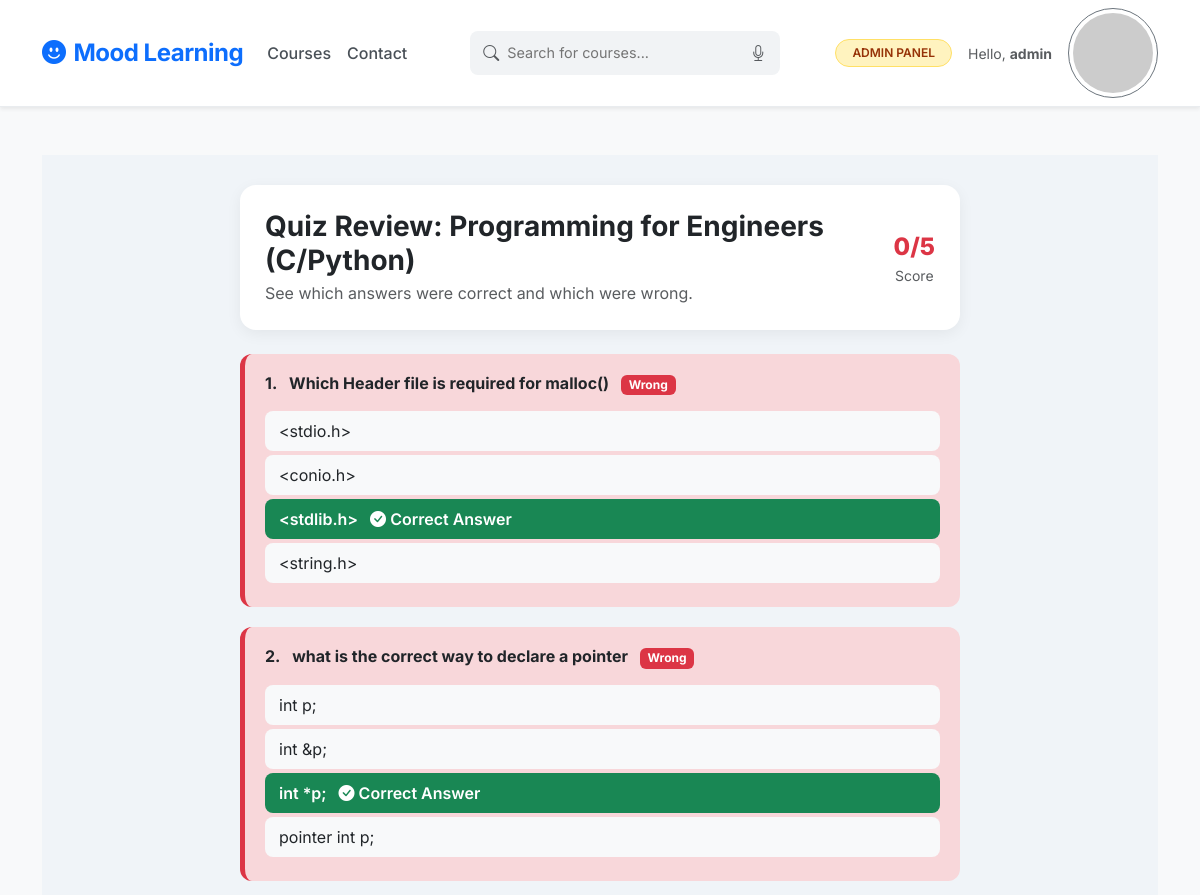
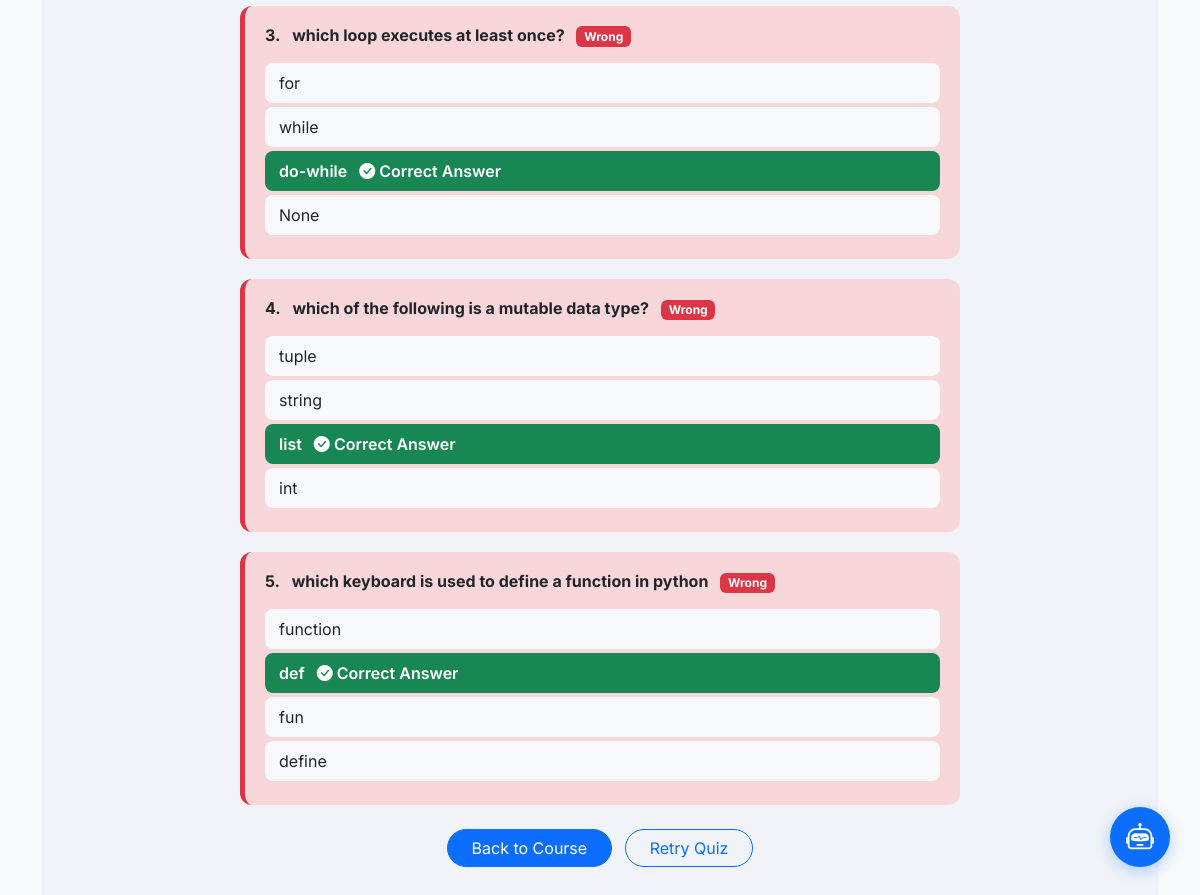
/quiz/6/review/ (signed in), run on the app's committed database (2 pictures, top to bottom).
### learning/models.py (models this page shows, shortened)
class Course(models.Model):
    stream = models.ForeignKey(Stream, on_delete=models.CASCADE,null=True, blank=True)
    title = models.CharField(max_length=255)
    description = models.TextField(default="No description provided.")
    image = models.ImageField(upload_to='course_images/', null=True, blank=True)
    thumbnail = models.ImageField(upload_to='courses/', blank=True, null=True) # Kept both image fields to avoid errors
    mood = models.CharField(max_length=50)
    ppt_file = models.FileField(upload_to='courses/ppts/', null=True, blank=True)
    audio_file = models.FileField(upload_to='courses/audio/', null=True, blank=True)
    assignment_desc = models.TextField(null=True, blank=True)
    price = models.DecimalField(max_digits=10, decimal_places=2, default=0.00)

class Quiz(models.Model):
    course = models.ForeignKey(Course, on_delete=models.CASCADE, related_name='quizzes')
    question = models.CharField(max_length=300)
    option1 = models.CharField(max_length=100)
    option2 = models.CharField(max_length=100)
    option3 = models.CharField(max_length=100)
    option4 = models.CharField(max_length=100)
    correct_option = models.CharField(max_length=1) # '1', '2', '3', or '4'

### learning/views.py (the view)
# urls.py: path('quiz/<int:course_id>/review/', views.quiz_review, name='quiz_review'),
@login_required
def quiz_review(request, course_id):
    course = get_object_or_404(Course, id=course_id)
    quizzes = Quiz.objects.filter(course=course)
    results = []
    score = 0
    for q in quizzes:
        user_answer = request.GET.get(str(q.id))
        correct = str(q.correct_option)
        is_correct = user_answer == correct
        if is_correct:
            score += 1
        options = [
            {'id': '1', 'text': q.option1},
            {'id': '2', 'text': q.option2},
            {'id': '3', 'text': q.option3},
            {'id': '4', 'text': q.option4},
        ]
        results.append({
            'question': q.question,
            'options': options,
            'user_answer': user_answer,
            'correct_answer': correct,
            'is_correct': is_correct,
        })
    return render(request, 'learning/quiz_review.html', {
        'course': course, 'results': results,
        'score': score, 'total': quizzes.count(),
    })

### moodproject/dev_csrf.py (called while the page is built)
def _is_local_origin(origin: str) -> bool:
    if not origin:
        return False
    try:
        host = urlparse(origin).hostname
    except Exception:
        return False
    return host in _LOCAL_HOSTS

    def process_view(self, request, callback, callback_args, callback_kwargs):
        if settings.DEBUG:
            origin = request.META.get("HTTP_ORIGIN") or request.META.get("HTTP_REFERER")
            host = request.get_host().split(":")[0]
            if _is_local_origin(origin) or host in _LOCAL_HOSTS:
                return None
        return super().process_view(request, callback, callback_args, callback_kwargs)

    def __call__(self, request):
        response = self.get_response(request)
        ctype = response.get("Content-Type", "")
        if ctype.startswith("text/html") and "charset" not in ctype.lower():
            response["Content-Type"] = "text/html; charset=utf-8"
        return response

### learning/templates/templates/learning/quiz_review.html (shortened to what this page needs)
{% extends 'learning/base.html' %}
{% block content %}
<div class="review-wrapper">
    <div class="container">
        <div class="row justify-content-center">
            <div class="col-md-8">
                <div class="review-card mb-4">
                    <div class="d-flex justify-content-between align-items-center">
                        <div>
                            <h3 class="fw-bold mb-1">Quiz Review: {{ course.title }}</h3>
                            <p class="text-muted mb-0">See which answers were correct and which were wrong.</p>
                        </div>
                        <div class="text-center">
                            <span class="score-badge {% if score >= 3 %}text-success{% else %}text-danger{% endif %}">
                                {{ score }}/{{ total }}
                            </span>
                            <div class="small text-muted">Score</div>
                        </div>
                    </div>
                </div>
                {% for r in results %}
                <div class="q-card {% if r.is_correct %}q-correct{% else %}q-wrong{% endif %}">
                    <h6 class="fw-bold mb-3">
                        <span class="me-2">{{ forloop.counter }}.</span>
                        {{ r.question }}
                        {% if r.is_correct %}
                            <span class="badge bg-success ms-2">Correct</span>
                        {% else %}
                            <span class="badge bg-danger ms-2">Wrong</span>
                        {% endif %}
                    </h6>
                    {% for opt in r.options %}
                    <div class="opt-row {% if opt.id == r.correct_answer %}opt-correct{% elif opt.id == r.user_answer and not r.is_correct %}opt-user-wrong{% else %}opt-normal{% endif %}">
                        {{ opt.text }}
                        {% if opt.id == r.correct_answer %}
                            <i class="bi bi-check-circle-fill ms-2"></i> Correct Answer
                        {% elif opt.id == r.user_answer and not r.is_correct %}
                            <i class="bi bi-x-circle-fill ms-2"></i> Your Answer
                        {% endif %}
                    </div>
                    {% endfor %}
                </div>
                {% endfor %}
                <div class="text-center mt-4">
                    <a href="{% url 'course_videos' course.id %}" class="btn btn-primary rounded-pill px-4 me-2">Back to Course</a>
                    <a href="{% url 'take_quiz' course.id %}" class="btn btn-outline-primary rounded-pill px-4">Retry Quiz</a>
                </div>
            </div>
        </div>
    </div>
</div>
{% endblock %}

### learning/templates/templates/learning/navbar.html (shortened to what this page needs)
<!DOCTYPE html>
<html lang="en">
<head>
    <link href="https://cdn.jsdelivr.net/npm/bootstrap@5.3.0/dist/css/bootstrap.min.css" rel="stylesheet">
    <link rel="stylesheet" href="https://cdn.jsdelivr.net/npm/bootstrap-icons@1.11.1/font/bootstrap-icons.css">
</head>
<body>
<nav class="navbar navbar-expand-lg sticky-top py-2 shadow-sm">
    <div class="container">
        <a class="navbar-brand fs-4" href="{% url 'index' %}">
            <i class="bi bi-emoji-smile-fill me-2"></i>Mood Learning
        </a>
        <div class="collapse navbar-collapse" id="navContent">
            <ul class="navbar-nav me-auto">
                <li class="nav-item"><a class="nav-link" href="{% url 'mood_select' %}">Courses</a></li>
                <li class="nav-item"><a class="nav-link" href="{% url 'contact' %}">Contact</a></li>
            </ul>
            {% if request.resolver_match.url_name != 'login' and request.resolver_match.url_name != 'register' %}
            <form class="d-none d-lg-flex mx-auto" action="{% url 'recommend_courses' %}" method="GET">
                <div class="search-container-pro d-flex align-items-center">
                    <i class="bi bi-search text-muted"></i>
                    <input type="text" id="searchInput" name="search" class="search-input-pro" placeholder="Search for courses...">
                    <button class="btn btn-link p-0 text-muted" type="button" onclick="startDictation()">
                        <i class="bi bi-mic"></i>
                    </button>
                </div>
            </form>
            {% endif %}
            <ul class="navbar-nav ms-auto align-items-center">
                {% if user.is_authenticated %}
                    {% if user.is_staff %}
                    <li class="nav-item me-3">
                        <a class="btn btn-sm admin-badge rounded-pill px-3" href="{% url 'admin_dashboard' %}">ADMIN PANEL</a>
                    </li>
                    {% endif %}
                    <li class="nav-item d-none d-lg-block me-3">
                        <span class="small text-muted">Hello, <strong>{{ user.username }}</strong></span>
                    </li>
                    <li class="nav-item">
                        <button class="btn btn-outline-secondary btn-sm rounded-circle p-1"
                                type="button" data-bs-toggle="offcanvas" data-bs-target="#rightSidebar">
                            <img src="https://ui-avatars.com/api/?name={{ user.username }}&background=0D6EFD&color=fff&size=32" class="rounded-circle" alt="user">
                        </button>
                    </li>
                {% else %}
                    <li class="nav-item"><a class="nav-link me-2" href="{% url 'login' %}">Sign In</a></li>
                    <li class="nav-item"><a class="btn btn-primary btn-sm rounded-pill px-4" href="{% url 'register' %}">Register</a></li>
                {% endif %}
            </ul>
        </div>
    </div>
</nav>
<div class="ai-chat-launcher" onclick="toggleChat()">
    <i class="bi bi-robot text-white fs-3"></i>
</div>
</body>
</html>

### learning/templates/templates/learning/base.html (style rules this page uses)
body { font-family: 'Poppins', sans-serif; background: #f8f9fa; }
.btn-primary { background: #4e73df; border: none; padding: 0.8rem; border-radius: 0.5rem; transition: 0.3s; }

### learning/templates/templates/learning/navbar.html (style rules this page uses)
body { font-family: 'Inter', sans-serif; background-color: #f8f9fa; }
.navbar { background-color: #ffffff !important; border-bottom: 1px solid #e9ecef; }
.navbar-brand { font-weight: 700; color: #0d6efd !important; letter-spacing: -0.5px; }
.nav-link { color: #495057 !important; font-weight: 500; transition: color 0.2s; }
.search-container-pro { background: #f1f3f5; border-radius: 8px; padding: 2px 12px; border: 1px solid transparent; transition: all 0.2s; }
.search-input-pro { border: none; background: transparent; outline: none; padding: 8px; width: 250px; font-size: 0.9rem; }
.admin-badge { background-color: #fff3bf; color: #963207; border: 1px solid #ffe066; font-weight: 600; font-size: 0.75rem; }
.ai-chat-launcher { position: fixed; bottom: 30px; right: 30px; width: 60px; height: 60px; background: #0d6efd; border-radius: 50%; box-shadow: 0 4px 15px rgba(13,110,253,0.3); cursor: pointer; display: flex; align-items: center; justify-content: center; z-index: 2000; transition: transform 0.2s ease-in-out; }

### learning/templates/templates/learning/quiz_review.html (style rules this page uses)
.review-wrapper { min-height: 90vh; padding: 30px 0; background: #f0f4f8; }
.review-card { background: white; border-radius: 16px; padding: 25px; box-shadow: 0 4px 15px rgba(0,0,0,0.06); }
.q-card { border-radius: 12px; padding: 20px; margin-bottom: 20px; }
.q-wrong { background: #f8d7da; border-left: 5px solid #dc3545; }
.opt-row { padding: 8px 14px; border-radius: 8px; margin: 4px 0; }
.opt-correct { background: #198754; color: white; font-weight: 600; }
.opt-normal { background: #f8f9fa; }
.score-badge { font-size: 1.5rem; font-weight: 800; }

### data on the page
Course: title "Programming for Engineers (C/Python)"
Quiz: question "Which Header file is required for malloc()", text "<stdio.h>" "<conio.h>" "<stdlib.h>" "<string.h>"
Quiz: question "what is the correct way to declare a pointer", text "int p;" "int &p;" "int *p;" "pointer int p;"
Quiz: question "which loop executes at least once?", text "for" "while" "do-while" "None"
Quiz: question "which of the following is a mutable data type?", text "tuple" "string" "list" "int"
Quiz: question "which keyboard is used to define a function in python", text "function" "def" "fun" "define"

### other printed values
{{ user.username }} "admin"
{{ score }} "0"
{{ total }} "5"
